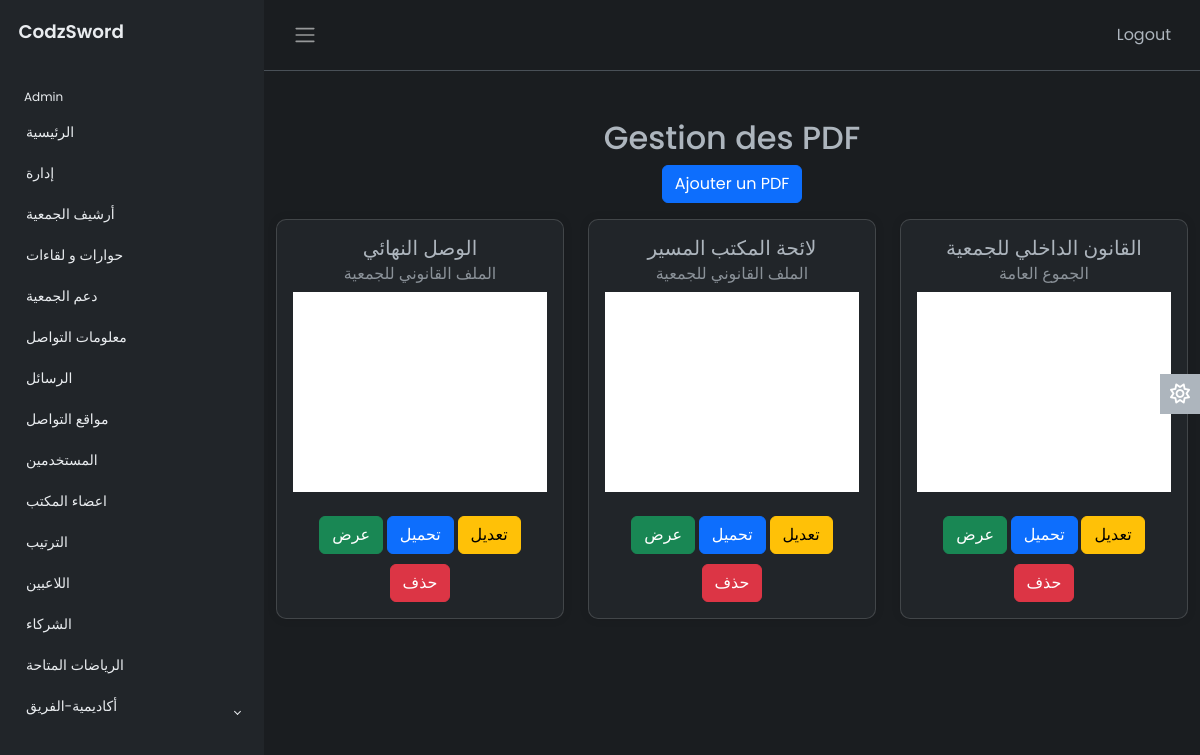
The app's page /admin/documents.php with its own data.
### tables this page shows
CREATE TABLE `documents` (
  `id` int(11) NOT NULL,
  `title` varchar(255) NOT NULL,
  `pdf` varchar(255) NOT NULL,
  `type_id` int(11) DEFAULT NULL
);

CREATE TABLE `types` (
  `id` int(11) NOT NULL,
  `name` varchar(255) NOT NULL
);

### admin/documents.php (the view, shortened to what this page needs)
<?php
$servername = "localhost";
$username = "root";
$password = "";
$dbname = "association";
$conn = new mysqli($servername, $username, $password, $dbname);
$sql = "SELECT documents.id, documents.title, documents.pdf, documents.type_id, types.name as type_name
        FROM documents
        JOIN types ON documents.type_id = types.id";
$result = $conn->query($sql);
?>
<!DOCTYPE html>
<html lang="en" data-bs-theme="dark">
<head>
    <link href="https://maxcdn.bootstrapcdn.com/bootstrap/4.5.2/css/bootstrap.min.css" rel="stylesheet">
    <link rel="stylesheet" href="https://cdn.jsdelivr.net/npm/bootstrap@5.3.0-alpha2/dist/css/bootstrap.min.css">
    <link rel="stylesheet" href="css/style.css">
</head>
<body>
    <div class="wrapper">
        <aside id="sidebar" class="js-sidebar">
            <div class="h-100">
                <div class="sidebar-logo">
                    <a href="#">CodzSword</a>
                </div>
                <ul class="sidebar-nav">
                    <li class="sidebar-header">
                        Admin
                    </li>
                    <li class="sidebar-item">
                        <a href="index.php" class="sidebar-link">
                            الرئيسية
                        </a>
                    </li>
                    <li class="sidebar-item">
                        <a href="documents.php" class="sidebar-link collapsed">
                            إدارة
                        </a>
                    </li>
                    <li class="sidebar-item">
                        <a href="gallery.php" class="sidebar-link">
                            أرشيف الجمعية
                        </a>
                    </li>
                    <li class="sidebar-item">
                        <a href="actualete.php" class="sidebar-link">
                            حوارات و لقاءات
                        </a>
                    </li>
                    <li class="sidebar-item">
                        <a href="soutenir.php" class="sidebar-link">
                            دعم الجمعية
                        </a>
                    </li>
                    <li class="sidebar-item">
                        <a href="contact.php" class="sidebar-link">
                            معلومات التواصل
                        </a>
                    </li>
                    <li class="sidebar-item">
                        <a href="message.php" class="sidebar-link">
                            الرسائل
                        </a>
                    </li>
                    <li class="sidebar-item">
                        <a href="social.php" class="sidebar-link">
                            مواقع التواصل
                        </a>
                    </li>
                    <li class="sidebar-item">
                        <a href="add_admin.php" class="sidebar-link">
                            المستخدمين
                        </a>
                    </li>
                    <li class="sidebar-item">
                        <a href="admin_members.php" class="sidebar-link">
                            اعضاء المكتب
                        </a>
                    </li>
                    <li class="sidebar-item">
                        <a href="classement.php" class="sidebar-link">
                            الترتيب
                        </a>
                    </li>
                    <li class="sidebar-item">
                        <a href="joueurs.php" class="sidebar-link">
                            اللاعبين
                        </a>
                    </li>
                    <li class="sidebar-item">
                        <a href="sponsor.php" class="sidebar-link">
                            الشركاء
                        </a>
                    </li>
                    <li class="sidebar-item">
                        <a href="type_sport.php" class="sidebar-link">
                            الرياضات المتاحة
                        </a>
                    </li>
                    <li class="sidebar-item">
                        <a href="#" class="sidebar-link collapsed" data-bs-target="#auth" data-bs-toggle="collapse"
                            aria-expanded="false">
                            أكاديمية-الفريق
                        </a>
                    </li>
                </ul>
            </div>
        </aside>
        <div class="main">
            <nav class="navbar navbar-expand px-3 border-bottom">
                <button class="btn" id="sidebar-toggle" type="button">
                    <span class="navbar-toggler-icon"></span>
                </button>
                <div class="navbar-collapse navbar">
                    <ul class="navbar-nav">
                        <li class="nav-item dropdown">
                            <a href="#" data-bs-toggle="dropdown" class="nav-icon pe-md-0">
                                <a href="#" class="btn button">Logout</a>
                            </a>
                        </li>
                    </ul>
                </div>
            </nav>
            <main class="container text-center mt-5">
        <h2>Gestion des PDF</h2>
        <button class="btn btn-primary mb-3" data-toggle="modal" data-target="#addPDFModal">Ajouter un PDF</button>
        <div class="row">
            <?php
            if ($result->num_rows > 0) {
                while($row = $result->fetch_assoc()) {
                    echo "<div class='col-md-4 mb-4'>
                            <div class='card pdf-item'>
                                <div class='card-body'>
                                    <h5 class='card-title'>" . $row["title"] . "</h5>
                                    <h6 class='card-subtitle mb-2 text-muted'>" . $row["type_name"] . "</h6>
                                    <iframe src='uploads/documents/" . $row["pdf"] . "' class='w-100' height='200'></iframe>
                                    <div class='mt-2'>
                                        <a href='uploads/documents/" . $row["pdf"] . "' target='_blank' class='btn btn-success'>عرض</a>
                                        <a href='uploads/documents/" . $row["pdf"] . "' download class='btn btn-primary'>تحميل</a>
                                        <button class='btn btn-warning' onclick='editPDF(" . $row["id"] . ", \"" . $row["title"] . "\", " . $row["type_id"] . ")'>تعديل</button>
                                        <form action='documents.php' method='post' style='display:inline-block;'>
                                            <input type='hidden' name='id' value='" . $row["id"] . "'>
                                            <button type='submit' name='delete_pdf' class='btn btn-danger'>حذف</button>
                                        </form>
                                    </div>
                                </div>
                            </div>
                        </div>";
                }
            } else {
                echo "<p>Aucun fichier PDF trouvé.</p>";
            }
            ?>
        </div>
    </main>
            <a href="#" class="theme-toggle">
                <i class="fa-regular fa-sun"></i>
            </a>
        </div>
    </div>
</body>
</html>

### admin/css/style.css (style rules this page uses)
body { font-family: 'Poppins', sans-serif; font-size: 0.875rem; opacity: 1; overflow-y: scroll; margin: 0; }
a { cursor: pointer; text-decoration: none; font-family: 'Poppins', sans-serif; }
li { list-style: none; }
.wrapper { align-items: stretch; display: flex; width: 100%; }
#sidebar { max-width: 264px; min-width: 264px; background: var(--bs-dark); transition: all 0.35s ease-in-out; }
.main { display: flex; flex-direction: column; min-height: 100vh; min-width: 0; overflow: hidden; transition: all 0.35s ease-in-out; width: 100%; background: var(--bs-dark-bg-subtle); }
.sidebar-logo { padding: 1.15rem; }
.sidebar-logo a { color: #e9ecef; font-size: 1.15rem; font-weight: 600; }
.sidebar-nav { list-style: none; margin-bottom: 0; padding-left: 0; margin-left: 0; }
.sidebar-header { color: #e9ecef; font-size: .75rem; padding: 1.5rem 1.5rem .375rem; }
a.sidebar-link { padding: .625rem 1.625rem; color: #e9ecef; position: relative; display: block; font-size: 0.875rem; }
.sidebar-link[data-bs-toggle="collapse"]::after { border: solid; border-width: 0 .075rem .075rem 0; content: ""; display: inline-block; padding: 2px; position: absolute; right: 1.5rem; top: 1.4rem; transform: rotate(-135deg); transition: all .2s ease-out; }
.sidebar-link[data-bs-toggle="collapse"].collapsed::after { transform: rotate(45deg); transition: all .2s ease-out; }
.navbar-expand .navbar-nav { margin-left: auto; }
.card { box-shadow: 0 0 .875rem 0 rgba(34, 46, 60, .05); margin-bottom: 24px; }
.theme-toggle { position: fixed; top: 50%; transform: translateY(-65%); text-align: center; z-index: 10; right: 0; left: auto; border: none; background-color: var(--bs-body-color); }
html[data-bs-theme="dark"] .theme-toggle .fa-sun, html[data-bs-theme="light"] .theme-toggle .fa-moon { cursor: pointer; padding: 10px; display: block; font-size: 1.25rem; color: #FFF; }

### admin/documents.php (style rules this page uses)
.pdf-item { box-shadow: 0 0 10px rgba(0, 0, 0, 0.1); border-radius: 10px; }
.pdf-item .card-body { text-align: center; }
.pdf-item .btn { margin-top: 10px; }

### records on screen
documents: title "الوصل النهائي", type.name "الملف القانوني للجمعية"
documents: title "لائحة المكتب المسير", type.name "الملف القانوني للجمعية"
documents: title "القانون الداخلي للجمعية", type.name "الجموع العامة"
